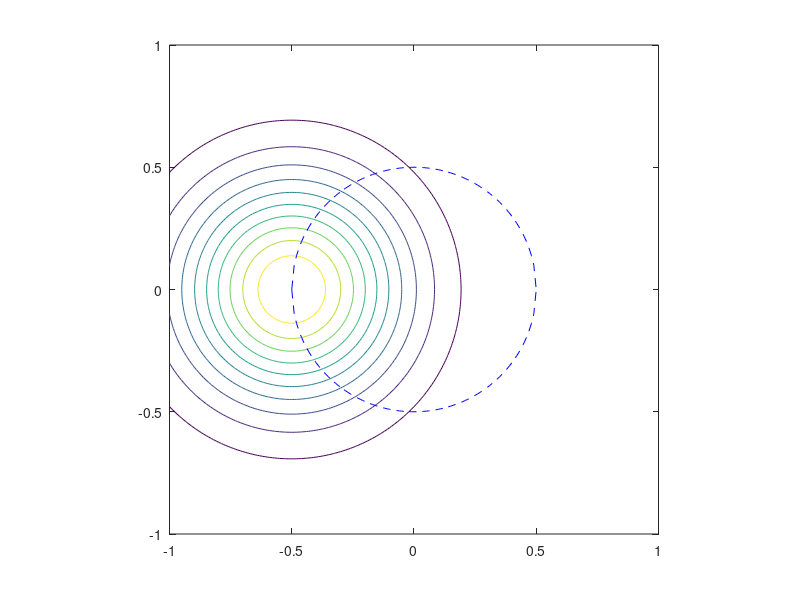

Write the MATLAB code that produced this figure.
% PDF
mu = [-0.5,0];
sigma = 0.1 * eye(2);
%probfun = @(x_,y_) mvnpdf([x_(:), repmat(y_, size(x_(:)))], mu, sigma); % adapted to dblquadl
probfun = @(x_,y_) reshape(mvnpdf([x_(:), y_(:)], mu, sigma), size(x_)); % adapted to integral2

% Circular domain
rad = 0.5;
x_grid = -1:0.01:1;
y_grid = -1:0.01:1;
x_int = -rad:0.01:rad;

borderfun_pos = @(x_)real( sqrt(rad^2 - x_.^2));
borderfun_neg = @(x_)real(-sqrt(rad^2 - x_.^2));

[X,Y] = meshgrid(x_grid, y_grid);



prob = mvnpdf([X(:), Y(:)], mu, sigma);
prob = reshape(prob, length(x_grid), length(y_grid));
contour(X, Y, prob); hold on;
xlim([min(x_grid), max(x_grid)]);

phi = linspace(0,2*pi,1000); phi = phi(1:end-1);
x_circle = rad * cos(phi); y_circle = rad * sin(phi);
plot(x_int, borderfun_pos(x_int), 'b--');
plot(x_int, borderfun_neg(x_int), 'b--');
axis equal


% s = warning('off','MATLAB:quadl:MinStepSize');
% tol = [];
% % Inner integral (positive semicircle:
% inner_fun_pos = @(x_) quadl(@(y_) probfun(x_,y_), 0, borderfun_pos(x_));
% inner_fun_neg = @(x_) quadl(@(y_) probfun(x_,y_), 0, borderfun_pos(x_));

res = integral2(probfun, min(x_int), max(x_int), borderfun_neg, borderfun_pos);

